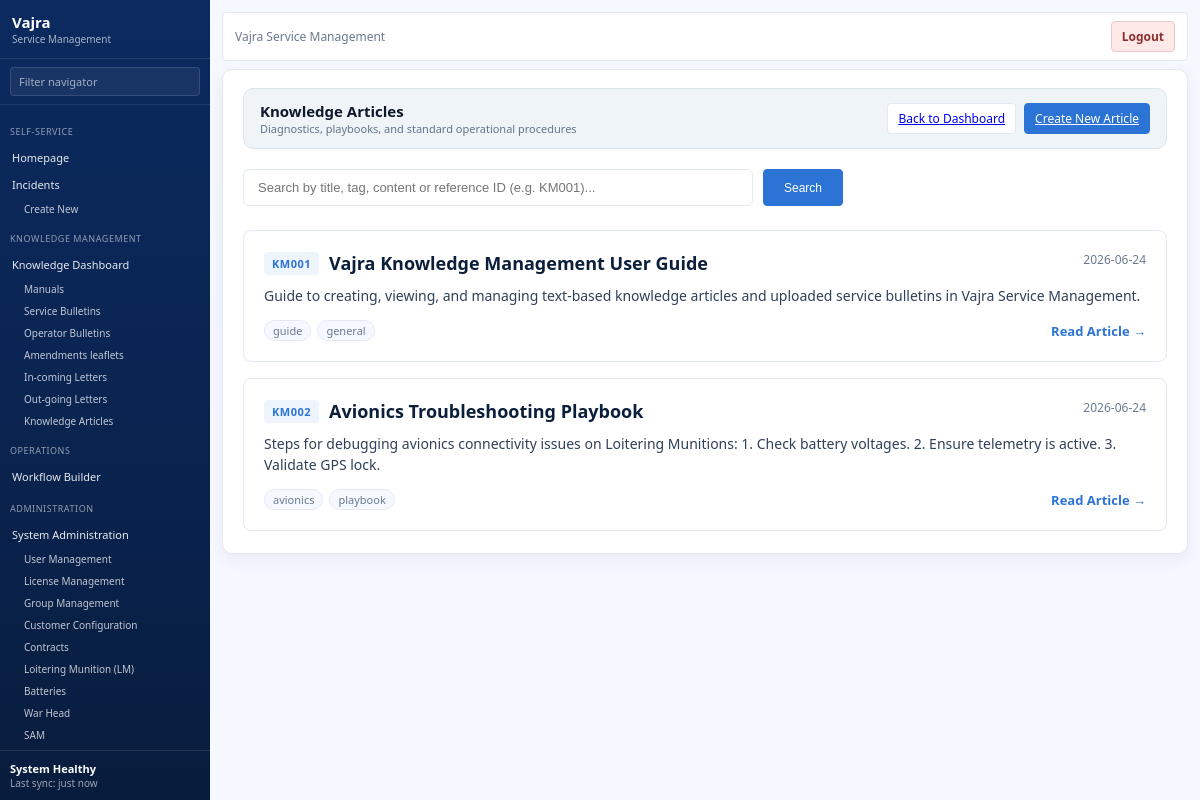
The app's page /knowledge/articles with its own data.
### models/knowledge.py (models this page shows)
class KnowledgeArticle(Base):
    __tablename__ = "knowledge_articles"
    id = Column(Integer, primary_key=True, index=True)
    reference_number = Column(String(50), unique=True, nullable=False)
    title = Column(String(200), nullable=False)
    content = Column(Text, nullable=False)
    tags = Column(JSON, default=list)
    created_at = Column(DateTime(timezone=True), server_default=func.now(), nullable=False)

### routers/knowledge.py (the view)
@router.get("/knowledge/articles")
def list_articles(request: Request, search: str = "", db: Session = Depends(get_db)):
    query = db.query(KnowledgeArticle)
    if search:
        query = query.filter(
            (KnowledgeArticle.title.like(f"%{search}%")) |
            (KnowledgeArticle.reference_number.like(f"%{search}%")) |
            (KnowledgeArticle.content.like(f"%{search}%"))
        )
    articles = query.order_by(KnowledgeArticle.created_at.desc()).all()
    context = build_template_context(request, articles=articles, search=search)
    return templates.TemplateResponse(request, "knowledge_articles_list.html", context)

### templates/knowledge_articles_list.html (shortened to what this page needs)
{% extends "base.html" %}
{% block content %}
<section class="si-incident-new">
  <header class="si-incident-header" style="margin-bottom: 20px;">
    <div>
      <div class="si-incident-title">Knowledge Articles</div>
      <div class="si-incident-subtitle">Diagnostics, playbooks, and standard operational procedures</div>
    </div>
    <div class="si-incident-actions">
      <a class="si-btn" href="/knowledge">Back to Dashboard</a>
      <a class="si-btn si-btn-primary" href="/knowledge/article/new">Create New Article</a>
    </div>
  </header>
  <form method="get" action="/knowledge/articles" style="margin-bottom: 24px; display: flex; gap: 10px; max-width: 600px;">
    <input type="text" name="search" placeholder="Search by title, tag, content or reference ID (e.g. KM001)..." value="{{ search or '' }}" style="flex: 1; padding: 10px 14px; border: 1px solid var(--si-border); border-radius: 6px; font-size: 13px;" />
    <button type="submit" class="si-btn si-btn-primary" style="padding: 10px 20px;">Search</button>
  </form>
  <div style="display: grid; grid-template-columns: 1fr; gap: 16px;">
    {% for article in articles %}
      <div style="background: var(--si-card); border: 1px solid var(--si-border); border-radius: 8px; padding: 20px; position: relative; transition: all 0.2s ease-in-out;" class="article-card">
        <div style="display: flex; justify-content: space-between; align-items: flex-start; margin-bottom: 10px;">
          <div style="display: flex; align-items: center; gap: 10px;">
            <span style="background: rgba(43, 116, 214, 0.08); color: var(--si-primary); font-weight: 700; font-size: 11px; padding: 4px 8px; border-radius: 4px; letter-spacing: 0.5px;">{{ article.reference_number }}</span>
            <h2 style="margin: 0; font-size: 18px; font-weight: 600; color: var(--si-text);">
              <a href="/knowledge/article/{{ article.id }}" style="text-decoration: none; color: inherit; transition: color 0.15s ease;">{{ article.title }}</a>
            </h2>
          </div>
          <span style="font-size: 12px; color: var(--si-muted);">{{ article.created_at.strftime('%Y-%m-%d') if article.created_at else '' }}</span>
        </div>
        <p style="color: var(--si-text); opacity: 0.85; font-size: 14px; line-height: 1.5; margin: 0 0 14px 0;">
          {{ article.content[:220] }}{% if article.content|length > 220 %}...{% endif %}
        </p>
        <div style="display: flex; justify-content: space-between; align-items: center;">
          <div style="display: flex; gap: 6px; flex-wrap: wrap;">
            {% for tag in article.tags %}
              <span style="background: var(--si-bg); border: 1px solid var(--si-border); color: var(--si-muted); font-size: 11px; padding: 2px 8px; border-radius: 12px;">{{ tag }}</span>
            {% endfor %}
          </div>
          <a href="/knowledge/article/{{ article.id }}" style="font-size: 13px; font-weight: 600; color: var(--si-primary); text-decoration: none;">Read Article &rarr;</a>
        </div>
      </div>
    {% endfor %}
  </div>
</section>
{% endblock %}

### templates/base.html (shortened to what this page needs)
<!doctype html>
<html lang="en">
  <head>
    <link rel="stylesheet" href="/static/css/styles.css" />
  </head>
  <body class="si-app">
    <aside id="sidebar" class="si-sidebar">
      <div class="si-brand">
        <div>
          <div class="si-brand-name">Vajra</div>
          <div class="si-brand-sub">Service Management</div>
        </div>
      </div>
      <div class="si-filter">
        <input type="search" placeholder="Filter navigator" />
      </div>
      <nav class="si-nav">
        <div class="si-nav-section">Self-Service</div>
        <a class="si-nav-link" href="/">Homepage</a>
        <a class="si-nav-link" href="/incidents">Incidents</a>
        <a class="si-nav-link si-nav-sublink" href="/incidents/new">Create New</a>
        <div class="si-nav-section">Knowledge Management</div>
        <a class="si-nav-link" href="/knowledge">Knowledge Dashboard</a>
        <a class="si-nav-link si-nav-sublink" href="/knowledge/list/manual">Manuals</a>
        <a class="si-nav-link si-nav-sublink" href="/knowledge/list/service_bulletin">Service Bulletins</a>
        <a class="si-nav-link si-nav-sublink" href="/knowledge/list/operator_bulletin">Operator Bulletins</a>
        <a class="si-nav-link si-nav-sublink" href="/knowledge/list/amendments_leaflet">Amendments leaflets</a>
        <a class="si-nav-link si-nav-sublink" href="/knowledge/list/incoming_letter">In-coming Letters</a>
        <a class="si-nav-link si-nav-sublink" href="/knowledge/list/outgoing_letter">Out-going Letters</a>
        <a class="si-nav-link si-nav-sublink" href="/knowledge/articles">Knowledge Articles</a>
        <div class="si-nav-section">Operations</div>
        <a class="si-nav-link" href="/builder">Workflow Builder</a>
        <div class="si-nav-section">Administration</div>
        <a class="si-nav-link" href="/admin">System Administration</a>
        <a class="si-nav-link si-nav-sublink" href="/admin/users">User Management</a>
        <a class="si-nav-link si-nav-sublink" href="/admin/licenses">License Management</a>
        <a class="si-nav-link si-nav-sublink" href="/admin/groups">Group Management</a>
        <a class="si-nav-link si-nav-sublink" href="/admin/customers">Customer Configuration</a>
        <a class="si-nav-link si-nav-sublink" href="/admin/contracts">Contracts</a>
        <a class="si-nav-link si-nav-sublink" href="/admin/lm">Loitering Munition (LM)</a>
        <a class="si-nav-link si-nav-sublink" href="/admin/batteries">Batteries</a>
        <a class="si-nav-link si-nav-sublink" href="/admin/warhead">War Head</a>
        <a class="si-nav-link si-nav-sublink" href="/admin/sam">SAM</a>
        <a class="si-nav-link si-nav-sublink" href="/admin/gcs">Ground Control Systems (GCS)</a>
      </nav>
      <div class="si-sidebar-footer">
        <div class="si-status">System Healthy</div>
        <div class="si-status-meta">Last sync: just now</div>
      </div>
    </aside>
    <div id="main" class="si-main">
      <div class="si-topbar">
        <div class="si-topbar-left">
          <div class="si-breadcrumb">
            <span>Vajra Service Management</span>
          </div>
        </div>
        <div class="si-topbar-right">
          <a class="si-btn si-logout" href="/logout">Logout</a>
        </div>
      </div>
      <main class="si-content">
        {% block content %}{% endblock %}
      </main>
    </div>
  </body>
</html>

### static/css/styles.css (style rules this page uses)
:root { --si-bg: #f5f8ff; --si-panel: #ffffff; --si-surface: #f6f9ff; --si-sidebar: #0f2e63; --si-sidebar-accent: #113a7a; --si-primary: #2b74d6; --si-primary-2: #1c59b3; --si-secondary: #0f172a; --si-text: #0b1f3b; --si-muted: #6b7a90; --si-card: #ffffff; --si-border: #e2e9f5; --si-shadow: 0 12px 28px rgba(15, 40, 90, 0.08); --si-shadow-soft: 0 6px 16px rgba(15, 40, 90, 0.06); }
* { box-sizing: border-box; }
body.si-app { background: var(--si-bg); font-family: "IBM Plex Sans", "Segoe UI", sans-serif; color: var(--si-text); margin: 0; font-size: 13px; }
.si-sidebar { width: 210px; background: linear-gradient(180deg, #0b2a5f 0%, #0a2450 55%, #081c3d 100%); color: #fff; min-height: 100vh; position: fixed; left: 0; top: 0; bottom: 0; display: flex; flex-direction: column; z-index: 1030; overflow: hidden; }
.si-brand { display: flex; align-items: center; gap: 12px; padding: 12px 12px; border-bottom: 1px solid rgba(255,255,255,0.1); }
.si-brand-name { font-weight: 700; font-size: 15px; }
.si-brand-sub { font-size: 10px; color: rgba(255,255,255,0.65); }
.si-filter { padding: 8px 10px; border-bottom: 1px solid rgba(255,255,255,0.08); }
.si-filter input { width: 100%; padding: 6px 8px; border-radius: 4px; border: 1px solid rgba(255,255,255,0.12); background: rgba(255,255,255,0.06); color: #fff; font: inherit; font-size: 11px; }
.si-filter input::placeholder { color: rgba(255,255,255,0.6); }
.si-nav { padding: 8px 10px 10px 10px; flex: 1; overflow-y: auto; }
.si-nav-section { font-size: 9px; text-transform: uppercase; color: rgba(255,255,255,0.55); margin: 12px 0 6px; letter-spacing: 0.06em; }
.si-nav-link { display: block; padding: 6px 2px; color: rgba(255,255,255,0.9); text-decoration: none; font-size: 11px; }
.si-nav-sublink { margin-left: 12px; padding: 4px 2px; font-size: 10px; color: rgba(255,255,255,0.75); }
.si-sidebar-footer { padding: 10px; border-top: 1px solid rgba(255,255,255,0.1); }
.si-status { font-size: 11px; font-weight: 600; }
.si-status-meta { font-size: 10px; color: rgba(255,255,255,0.6); }
.si-incident-new { background: #ffffff; border-radius: 10px; padding: 18px 20px 22px 20px; border: 1px solid var(--si-border); box-shadow: var(--si-shadow-soft); }
.si-incident-header { display: flex; align-items: center; justify-content: space-between; padding-bottom: 14px; border-bottom: 1px solid #d9e1ef; margin-bottom: 14px; background: #eef4f7; padding: 12px 16px; border-radius: 10px; border: 1px solid #d9e6ee; }
.si-incident-title { font-size: 15px; font-weight: 700; color: #0f172a; }
.si-incident-subtitle { font-size: 11px; color: #64748b; }
.si-incident-actions { display: flex; gap: 8px; }
.si-main { margin-left: 210px; min-height: 100vh; display: flex; flex-direction: column; gap: 8px; padding: 12px 12px 24px 12px; }
.si-topbar { display: flex; justify-content: space-between; align-items: center; background: var(--si-panel); border: 1px solid var(--si-border); border-radius: 4px; padding: 8px 12px; }
.si-topbar-left, .si-topbar-right { display: flex; align-items: center; gap: 10px; }
.si-breadcrumb { display: flex; align-items: center; gap: 6px; font-size: 12px; color: var(--si-muted); }
.si-btn { border-radius: 4px; border: 1px solid var(--si-border); padding: 6px 10px; background: #fff; font-size: 12px; cursor: pointer; }
.si-btn-primary { background: var(--si-primary); border-color: var(--si-primary); color: white; }
.si-logout { background: #ffe8e8; border-color: #f2c6c6; color: #8b2f2f; font-weight: 600; text-decoration: none; }
.si-content { display: grid; gap: 8px; }

### records on screen
KnowledgeArticle: reference_number "KM001", title "Vajra Knowledge Management User Guide", created_at "2026-06-24", content "Guide to creating, viewing, and managing text-based knowledge articles and uploaded service bulletins in Vajra Service Management.", tags "guide" "general"
KnowledgeArticle: reference_number "KM002", title "Avionics Troubleshooting Playbook", created_at "2026-06-24", content "Steps for debugging avionics connectivity issues on Loitering Munitions: 1. Check battery voltages. 2. Ensure telemetry is active. 3. Validate GPS lock.", tags "avionics" "playbook"
